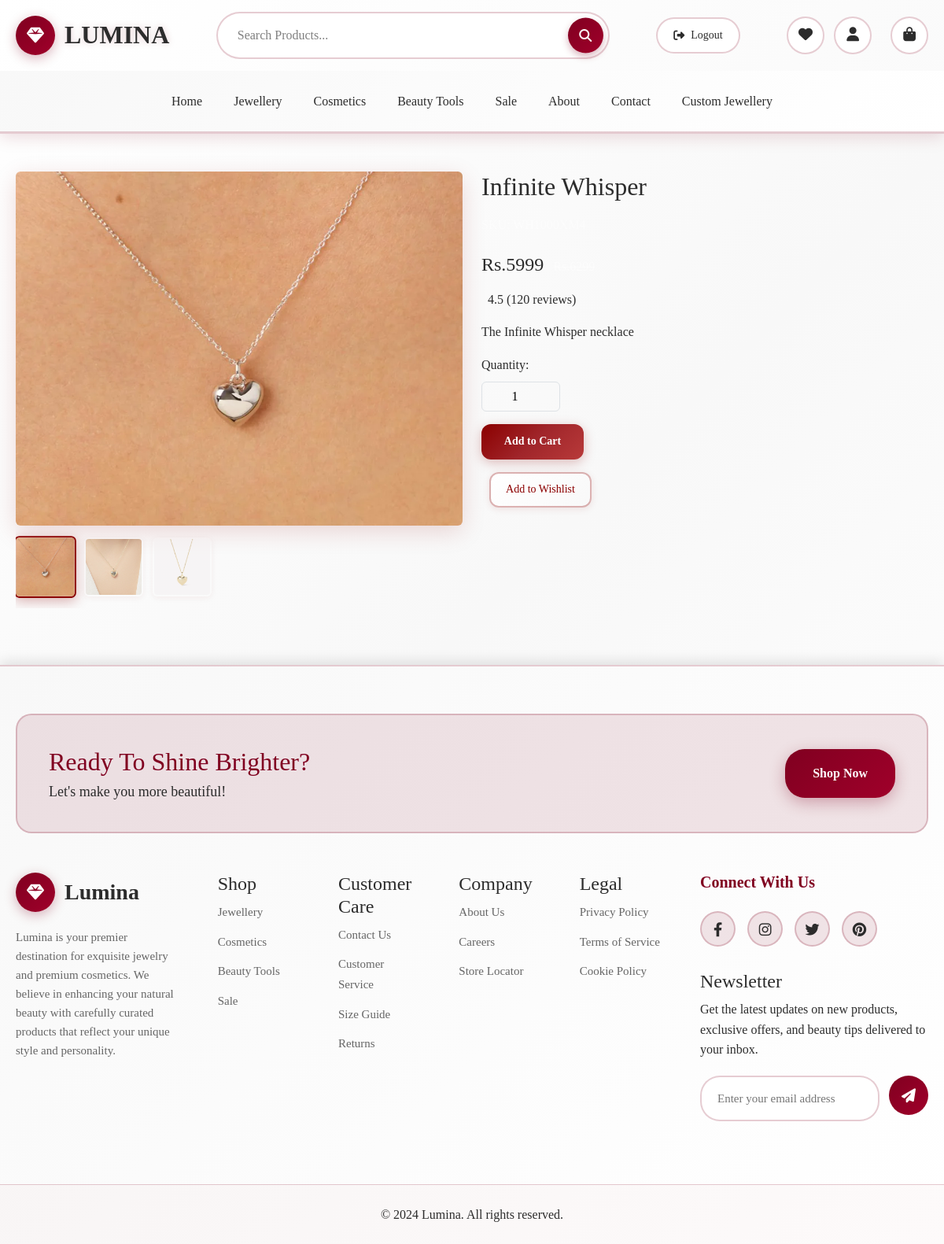
Screenshot of /products/product_detail.php?id=11 (signed in) with the database file from the repository.
### tables this page shows
CREATE TABLE `add_product` (
  `product_id` int(255) NOT NULL,
  `product_name` varchar(255) NOT NULL,
  `product_category` varchar(255) NOT NULL,
  `product_subcategory` varchar(255) NOT NULL,
  `product_price` int(255) NOT NULL,
  `product_image` varchar(500) NOT NULL,
  `product_description` varchar(500) NOT NULL,
  `product_tag` varchar(255) NOT NULL
);

CREATE TABLE `additional_images` (
  `id` int(255) NOT NULL,
  `product_id` int(255) NOT NULL,
  `product_image` varchar(500) NOT NULL
);

### products/product_detail.php (the view, shortened to what this page needs)
<?php include '../includes/header.php' ?>
<?php
if (isset($_GET['id'])) {
    $product_id = $_GET['id'];
    include('../includes/connection.php');
    $query = "SELECT * FROM add_product WHERE product_id='$product_id'";
    $sql = mysqli_query($conn, $query);
    $data = mysqli_fetch_assoc($sql);
    $product_name = $data['product_name'];
    $product_price = $data['product_price'];
    $product_image = $data['product_image'];
    $product_description = $data['product_description'];
    $images_query = "SELECT * FROM additional_images WHERE product_id='$product_id'";
    $images_sql = mysqli_query($conn, $images_query);
    $total = mysqli_num_rows($images_sql);
}
?>
<!DOCTYPE html>
<html lang="en">
<head>
</head>
<body>
<div class="container mt-5 mb-5">
    <div class="row">
        <div class="col-md-6 col-12 mb-4">
            <img src="<?php echo $product_image ?>" alt="Product" class="img-fluid rounded product-image" id="mainImage">
            <div class="thumbnail-row">
                <img src="<?php echo $product_image ?>" alt="Thumbnail 1" class="thumbnail rounded active" onclick="changeImage(event, this.src)">
                <?php
                if ($total > 0) {
                    while ($images_data = mysqli_fetch_assoc($images_sql)) {
                        ?>
                        <img src="<?php echo $images_data['product_image'] ?>" alt="Thumbnail" class="thumbnail rounded" onclick="changeImage(event, this.src)">
                        <?php
                    }
                } else {
                    echo "<p class='text-muted'>No Other Images Found</p>";
                }
                ?>
            </div>
        </div>
        <div class="col-md-6 col-12">
            <h2 class="mb-3"><?php echo $product_name ?></h2>
            <p class="text-white-50 mb-4">SKU: WH1000XM4</p>
            <div class="mb-3">
                <span class="h4 me-2">Rs.<?php echo $product_price ?></span>
                <span class="text-white-50"><s>Rs.<?php echo $product_price + 300; ?></s></span>
            </div>
            <div class="mb-3">
                <span class="ms-2">4.5 (120 reviews)</span>
            </div>
            <p class="mb-3"><?php echo $product_description ?></p>
            <form action="../cart/cartcrud.php" method="post">
                <div class="mb-3">
                    <label for="quantity" class="form-label">Quantity:</label>
                    <input type="number" class="form-control text-center" id="quantity" name="quantity" value="1" min="1" style="max-width: 100px; background: transparent; color: black;">
                </div>
                <input class="checkout-btn mb-3" type="submit" value="Add to Cart" name="submit">
            </form>
            <button class="wish-btn mb-3">
                <a href="../wishlist/add_wishlist.php?id=<?php echo $product_id ?>"><i class="bi bi-heart"></i> Add to Wishlist</a>
            </button>
        </div>
    </div>
</div>
</body>
</html>
<?php include '../includes/footer.php' ?>

### includes/header.php (style rules this page uses)
* { margin: 0; padding: 0; box-sizing: border-box; }
body { font-family: 'Georgia', serif; line-height: 1.6; color: #2c2c2c; background: linear-gradient(135deg, #ffffff 0%, #f8f8f8 50%, #ffffff 100%); min-height: 100vh; }
.container { max-width: 1200px; margin: 0 auto; padding: 0 20px; }

### products/product_detail.php (style rules this page uses)
.checkout-btn { width: 130px; height: 45px; border-radius: 12px; background: linear-gradient(135deg, #8B0000 0%, #A0252A 50%, #B83A3A 100%); border: none; color: white; font-weight: 600; font-size: 14px; cursor: pointer; transition: all 0.3s cubic-bezier(0.4, 0, 0.2, 1); box-shadow: 0 4px 15px rgba(139, 0, 0, 0.25); position: relative; overflow: hidden; }
.checkout-btn::before { content: ''; position: absolute; top: 0; left: -100%; width: 100%; height: 100%; background: linear-gradient(90deg, transparent, rgba(255, 255, 255, 0.2), transparent); transition: left 0.5s; }
.wish-btn { margin-left: 10px; width: 130px; height: 45px; border: 2px solid rgba(139, 0, 0, 0.3); color: #8B0000; border-radius: 12px; background: linear-gradient(135deg, rgba(255, 255, 255, 0.95), rgba(248, 248, 248, 0.95)); font-weight: 500; font-size: 14px; cursor: pointer; transition: all 0.3s cubic-bezier(0.4, 0, 0.2, 1); box-shadow: 0 2px 10px rgba(139, 0, 0, 0.1); position: relative; overflow: hidden; }
.wish-btn::before { content: ''; position: absolute; top: 0; left: -100%; width: 100%; height: 100%; background: linear-gradient(90deg, transparent, rgba(139, 0, 0, 0.1), transparent); transition: left 0.5s; }
.wish-btn a { text-decoration: none; color: inherit; display: block; width: 100%; height: 100%; display: flex; align-items: center; justify-content: center; }
.product-image { width: 100%; max-height: 450px; object-fit: cover; border-radius: 12px; box-shadow: 0 8px 30px rgba(139, 0, 0, 0.15); transition: all 0.3s ease; }
.thumbnail { width: 75px; height: 75px; object-fit: cover; cursor: pointer; opacity: 0.6; border-radius: 8px; transition: all 0.3s ease; border: 2px solid transparent; box-shadow: 0 2px 8px rgba(139, 0, 0, 0.1); }
.thumbnail.active { opacity: 1; border-color: #8B0000; box-shadow: 0 4px 15px rgba(139, 0, 0, 0.3); transform: scale(1.05); }
.thumbnail-row { overflow-x: auto; display: flex; gap: 12px; padding: 15px 0; scrollbar-width: thin; scrollbar-color: #8B0000 rgba(139, 0, 0, 0.1); }

### rows the page displays
add_product: product_image (picture), product_name "Infinite Whisper", product_price "5999", product_description "The Infinite Whisper necklace"
additional_images: product_image (picture)
additional_images: product_image (picture)
